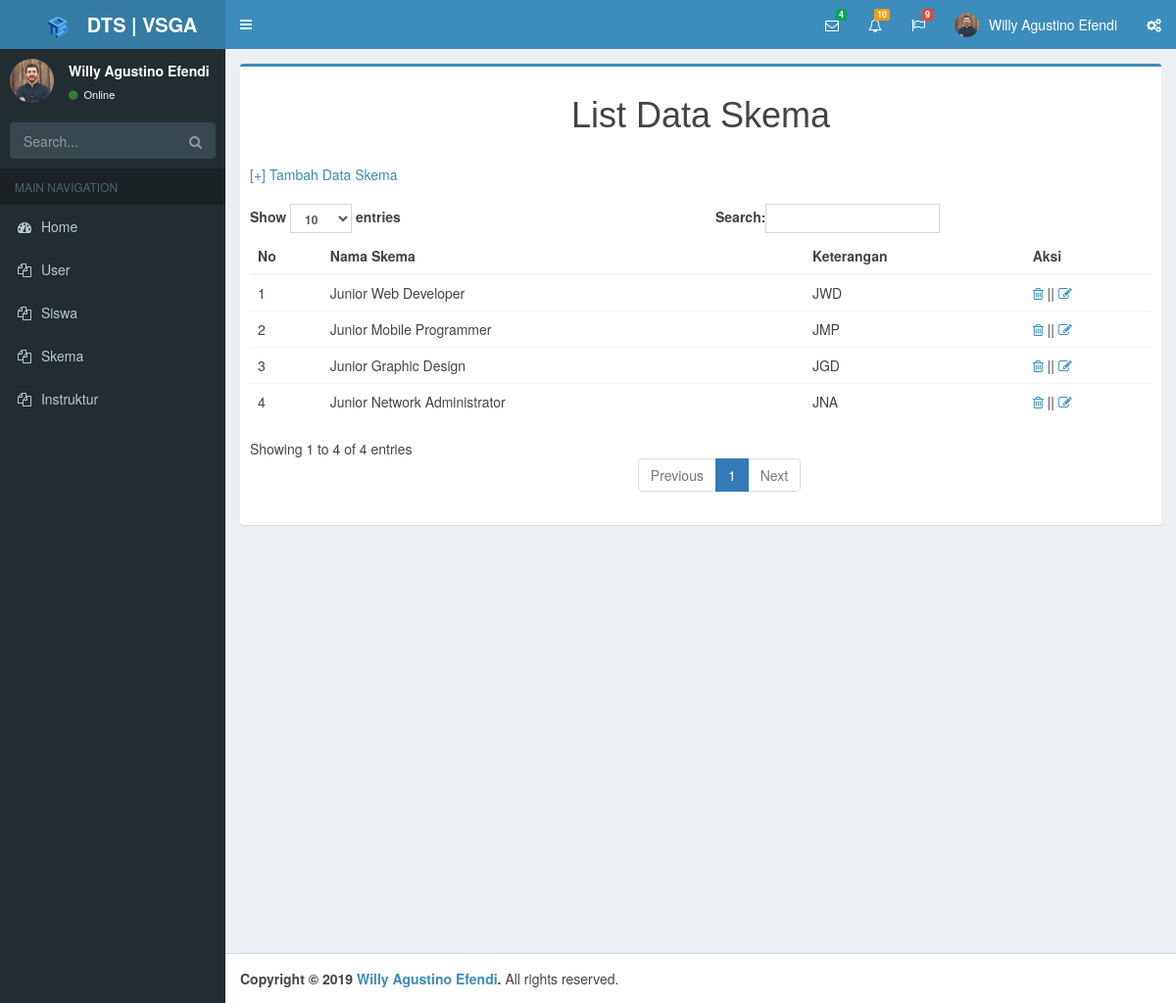
Screenshot of /index.php?p=skema (signed in) with the database file from the repository.
### tables this page shows
CREATE TABLE `skema` (
  `id` int(11) NOT NULL,
  `nama_skema` varchar(30) NOT NULL,
  `keterangan` varchar(50) NOT NULL
);

### list_skema.php (the view)
<center><h1>List Data Skema</h1></center><br>
		<a href="?p=tambah_skema"> [+] Tambah Data Skema </a><br>
		<table id="example1" class="table table-hover table-bordere"><br>
			<thead>
				<tr>
					<th>No</th>
					<th>Nama Skema</th>
					<th>Keterangan</th>
					<th>Aksi</th>
				</tr>
			</thead>
			<tbody>
			<?php
			include 'koneksi.php';
			$data=mysqli_query($db, "SELECT * FROM skema");
			$no=1;
			while ($row=mysqli_fetch_array($data)) {
			?>
				<tr>
					<td><?= $no; ?></td>
					<td><?=$row['nama_skema'];?></td>
					<td><?=$row['keterangan'];?></td>
					<td>
						<a href="delete_skema.php?id=<?= $row['id']?>" onclick="return confirm( 'Apakah Anda yakin Menghapus Data Ini')" > <i class="fa fa-trash-o"></i> </a>
							||
						<a href="?p=edit_skema&id=<?= $row['id']?>" > <i class="fa fa-edit"></i> </a>
					</td>
			</tr>
			<?php
			$no++;
			}
			?>
			</tbody>
		</table>

### rows the page displays
skema: nama_skema "Junior Web Developer", keterangan "JWD"
skema: nama_skema "Junior Mobile Programmer", keterangan "JMP"
skema: nama_skema "Junior Graphic Design", keterangan "JGD"
skema: nama_skema "Junior Network Administrator", keterangan "JNA"
